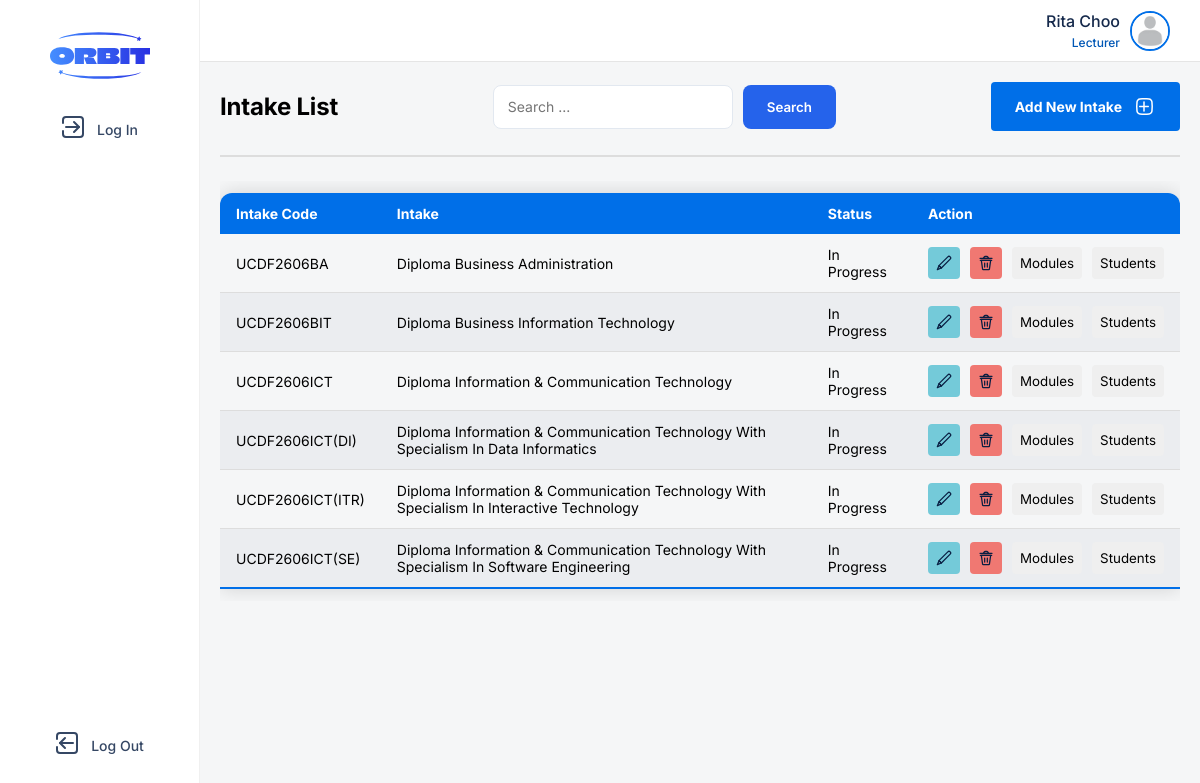
Screenshot of /client/src/pages/course-management/manage-intake.php (signed in) with the database file from the repository.
### tables this page shows
CREATE TABLE IF NOT EXISTS `user` (
  `user_id` int NOT NULL AUTO_INCREMENT,
  `name` varchar(255) NOT NULL,
  `password` varchar(255) NOT NULL,
  `email` varchar(50) NOT NULL,
  `phone` varchar(15) NOT NULL,
  `picture` varchar(50) DEFAULT NULL,
  `role` varchar(20) NOT NULL,
  PRIMARY KEY (`user_id`)
);

CREATE TABLE IF NOT EXISTS `intake` (
  `intake_id` varchar(20) NOT NULL,
  `course_id` varchar(10) NOT NULL,
  `name` varchar(255) NOT NULL,
  `start_date` date NOT NULL,
  `total_register` int NOT NULL,
  `status` varchar(15) NOT NULL,
  PRIMARY KEY (`intake_id`),
  KEY `course_id` (`course_id`)
);

### server/models/user.php (called while the page is built, shortened)
<?php
class User {
    private $connection;
    public function __construct($database) {
        $this->connection = $database;
    }
    public function getUser($userID):array {
        $result = [
            "error" => True,
            "id" => $userID,
            "name" => "",
            "password" => "",
            "email" => "",
            "phone" => "",
            "picture" => "",
            "role" => ""
        ];
        $sql = "SELECT * FROM user WHERE user_id = $userID;";
        $statement = mysqli_query($this->connection, $sql);
        $user = mysqli_fetch_array($statement);
        if ($user) {
            $result["error"] = False;
            $result["name"] = $user["name"];
            $result["password"] = $user["password"];
            $result["email"] = $user["email"];
            $result["phone"] = $user["phone"];
            $result["picture"] = $user["picture"];
            $result["role"] = $user["role"];
        }
        return $result;
    }
}
?>

### server/controllers/manage-user.php (called while the page is built, shortened)
<?php
require_once ROOT.MODELS.'/user.php';
class ManageUser {
    private $userEditor;
    private $lecturerEditor;
    public function __construct() {
        global $connect;
        $this->userEditor = new User($connect);
        $this->lecturerEditor = new Lecturer($connect);
    }
    public function get($id):array {
        $result = [
            "error" => True,
        ];
        $user = $this->userEditor->getUser($id);
        $result["error"] = $user["error"];
        if ($result["error"]) {
            return $result;
        } else {
            $result["userID"] = $user["id"];
            $result["name"] = $user["name"];
            $result["password"] = $user["password"];
            $result["email"] = $user["email"];
            $result["phone"] = $user["phone"];
            $result["picture"] = $user["picture"];
            $result["role"] = $user["role"];
            $role = $user["role"];
        }
        switch ($role) {
            case "Lecturer":
                $lecturer = $this->lecturerEditor->getLecturer($id);
                $result["error"] = $lecturer["error"];
                if (!$result["error"]) {
                    $result["lecturerID"] = $lecturer["lecturerID"];
                    $result["qualification"] = $lecturer["qualification"];
                    $result["status"] = $lecturer["status"];
                }
                break;
        }
        return $result;
    }
}
?>

### server/routes/user-management-route.php (called while the page is built, shortened)
<?php
require_once ROOT.CONTROLLERS.'/manage-user.php';
$manageUser = new ManageUser();
function getUser($id) {
    global $manageUser;
    $data = $manageUser->get($id);
    return $data;
}
?>

### server/controllers/manage-intake.php (called while the page is built, shortened)
<?php
class ManageIntake {
    private $connection;
    public function __construct() {
        global $connect;
        $this->connection = $connect;
    }
    public function getIntakeList($search) {
        $result = [];
        if ($search === "") {
            $sql = "SELECT * FROM intake;";
        } else {
            $sql = "SELECT * FROM intake WHERE name LIKE '%$search%';";
        }
        $statement = mysqli_query($this->connection, $sql);
        while ($intake = mysqli_fetch_array($statement)) {
            $result[] = [
                "intakeID" => $intake["intake_id"],
                "courseID" => $intake["course_id"],
                "name" => $intake["name"],
                "startDate" => $intake["start_date"],
                "totalRegister" => $intake["total_register"],
                "status" => $intake["status"]
            ];
        }
        return $result;
    }
}
?>

### server/routes/course-management-route.php (called while the page is built, shortened)
<?php
require_once ROOT . CONTROLLERS . '/manage-intake.php';
require_once ROOT . CONTROLLERS . '/manage-user.php';
$manageIntake = new ManageIntake();
function getIntakeList($search) {
    global $manageIntake;
    return $manageIntake->getIntakeList($search);
}
?>

### client/src/features/course-management/intake-component.php (the view, shortened to what this page needs)
<?php
function renderIntakeTable($intakeList)
{
?>
    <div class="table-container">
    <table class="users-table">
        <thead>
            <tr>
                <th>Intake Code</th>
                <th>Intake</th>
                <th>Status</th>
                <th>Action</th>
            </tr>
        </thead>
        <tbody>
            <?php foreach ($intakeList as $intake):
            ?>
                <tr>
                    <td><?php echo $intake['intakeID']; ?></td>
                    <td><?php echo $intake['name']; ?></td>
                    <td><?php echo $intake['status']; ?></td>
                    <td>
                        <form class="actions" method="post" action="<?php echo PAGES ?>/course-management/manage-intake.php">
                            <button class="action-btn" id="edit-btn" name="edit" type="submit">
                            </button>
                            <button class="action-btn" id="delete-btn" name="delete" type="submit">
                            </button>
                            <button type="button" class="action-btn" onclick="window.location.href='<?php echo PAGES; ?>/course-management/module-page.php?intake=<?php echo $intake['intakeID']; ?>'">
                                Modules
                            </button>
                            <button type="button" class="action-btn" onclick="window.location.href='<?php echo PAGES; ?>/course-management/student-page.php?intake=<?php echo $intake['intakeID']; ?>'">
                                Students
                            </button>
                        </form>
                    </td>
                </tr>
            <?php endforeach; ?>
        </tbody>
    </table>
    </div>
<?php
}
?>

### client/src/shared/navigation-bar/admin-nav-bar.php (shortened to what this page needs)
<?php
function renderNavItem($name, $iconFilename, $link, $pageId)
{
    $activeClass = (isset($_SESSION['currentPage']) && $_SESSION['currentPage'] == $pageId) ? 'active' : '';
    echo "<li class='nav-item {$activeClass}' id='{$pageId}'>";
    echo "<a href='{$link}'>";
    echo "<div class='icon'>";
    echo "</div>";
    echo "<span>{$name}</span>";
    echo "</a>";
    echo "</li>";
}
function renderNavBar()
{
    $userRole = $_SESSION['role'] ?? 'guest';
    echo '<div class="nav-bar">';
    echo '<div class="logo-wrapper">';
    echo '<img class="logo" src="' . ASSETS . '/icons/orbit-logo.svg" alt="Orbit Logo">';
    echo '</div>';
    echo '<div class="nav-wrapper">';
    echo '<ul class="nav-list">';
    switch ($userRole) {
        default:
            renderNavItem('Log In', 'login-square-icon.svg', PAGES . '/login/login-page.php', 'login');
            break;
    }
    echo '</ul>';
    echo '</div>';
    if ($userRole !== 'guest') {
        echo '<ul class="nav-list logout-section">';
        echo '</ul>';
    }
    echo '</div>';
}
function renderContentTopBar($name, $role, $profileImg = UPLOADS . '/default-profile.png') {
    echo '<div class="top-bar">';
    echo '<div class="profile" onClick="openModal(\'userProfileView\')">';
    echo '<div class="name-and-role">';
    echo '<span class="username">' . htmlspecialchars($name) . '</span>';
    echo '<span class="role">' . htmlspecialchars($role) . '</span>';
    echo '</div>';
    echo '<div class="profile-img-container">';
    echo '<img src="' . $profileImg . '" alt="Profile Image" class="profile-img">';
    echo '</div>';
    echo '</div>';
    echo '</div>';
}
?>

### client/src/styles/global.css (style rules this page uses)
*, *::before, *::after { margin: 0; padding: 0; box-sizing: border-box; font-family: "Inter", sans-serif; }

### client/src/styles/modal.css (style rules this page uses)
:root { --text-highlight: #007aff; --link-hover: #0057b5; --heading-2-color: #354764; --heading-color: #091e42; --id-bg-text: #dfe2e6; --id-text: #4a4a4b; --light-shadow: rgba(0, 0, 0, 0.1); --overlay-bg: rgba(0, 0, 0, 0.2); --profile-border: #007aff; }

### client/src/styles/admin-nav-bar.css (style rules this page uses)
.nav-bar { display: flex; position: sticky; top: 0px; left: 0px; flex-direction: column; align-items: center; height: 100vh; width: fit-content; min-width: 200px; padding: 32px 16px; background: white; border-right: 1px solid #f0f0f0; z-index: 999; }
.logo { width: 100px; height: auto; flex-shrink: 0; aspect-ratio: 135/64; }
.icon { width: 24px; height: auto; aspect-ratio: 1/1; }
.nav-wrapper { flex: 1; display: flex; flex-direction: column; margin-top: 24px; }
.nav-list { padding: 0; margin: 0; list-style: none; display: flex; flex-direction: column; gap: 8px; }
.nav-item { list-style: none; list-style-type: none; }
.nav-item a { display: flex; padding: 8px 12px; align-items: center; gap: 12px; align-self: stretch; border-radius: var(--Container-corner-radius, 4px); text-decoration: none; color: var(--Foundation-Neutral-N600, #354764); font-family: Inter; font-size: 14px; font-style: normal; font-weight: 500; line-height: 20px; transition: 0.1s; }

### client/src/styles/admin-top-bar.css (style rules this page uses)
body { background-color: #F5F6F7; }
.top-bar { position: fixed; top: 0; left: 0; width: 100%; height: 62px; display: flex; flex-direction: column; justify-content: center; padding: 0px 20px; align-items: flex-end; gap: 20px; border-bottom: 0.5px solid rgba(0, 0, 0, 0.1); background: #fff; }
.profile { display: flex; flex-direction: row; align-items: center; justify-content: flex-end; padding: 10px; gap: 10px; cursor: pointer; border-radius: 4px; transition: 0.2s ease; }
.profile-img-container { width: 40px; height: 40px; flex-shrink: 0; }
.profile-img { width: 100%; height: 100%; border-radius: 50%; object-fit: cover; border: 2px solid var(--Foundation-Blue-blue-600, #006fe8); }
.name-and-role { display: flex; flex-direction: column; align-items: flex-end; gap: 4px; }
.username { color: var(--Foundation-Neutral-N800, #15294b); text-align: center; font-family: Inter; font-size: 16px; font-style: normal; font-weight: 500; line-height: normal; }
.role { color: var(--Foundation-Blue-blue-700, #0057b5); text-align: center; font-family: Inter; font-size: 12px; font-style: normal; font-weight: 500; line-height: normal; }

### client/src/styles/manage-users.css (style rules this page uses)
.table-container { align-self: stretch; max-height: 70vh; overflow: auto; }
.users-table { width: 100%; margin: 12px 0; min-width: 600px; border-collapse: collapse; border-radius: 12px 12px 0 0; overflow: hidden; box-shadow: 0 0 20px rgba(0, 0, 0, 0.15); }
.users-table thead tr { background: #006fe8; color: white; display: table-row; font-weight: bold; text-align: left; font-size: 0.875rem; font-weight: 600; }
.users-table th, .users-table td { padding: 12px 16px; text-align: left; }
.users-table td { vertical-align: middle; font-size: 0.875rem; font-weight: 400; }
.users-table tbody tr { border-bottom: 1px solid #ddd; transition: 0.2s ease-out; }
.users-table tbody tr:nth-of-type(even) { background-color: #ebedf0; }
.users-table tbody tr:last-of-type { border-bottom: 2px solid #006fe8; }
.actions { display: flex; align-items: center; gap: 10px; flex-shrink: 0; }
.action-btn { border: none; border-radius: 4px; display: flex; padding: 8px; align-items: center; gap: 10px; transition: 0.2s ease-out; }
#delete-btn { background: var(--Foundation-Red-red-300, #f07872); }
#edit-btn { background: var(--Foundation-Teal-teal-300, #74cad9); }

### client/src/styles/form.css (style rules this page uses)
:root { --primary-blue: #2563eb; --bg-subtle: rgba(245, 246, 247, 0.8); --border-color: #e2e8f0; --text-main: #1e293b; --text-muted: #64748b; }

### rows the page displays
user: role "Lecturer"
intake: intake_id "UCDF2606BA", name "Diploma Business Administration", status "In Progress"
intake: intake_id "UCDF2606BIT", name "Diploma Business Information Technology", status "In Progress"
intake: intake_id "UCDF2606ICT", name "Diploma Information & Communication Technology", status "In Progress"
intake: intake_id "UCDF2606ICT(DI)", name "Diploma Information & Communication Technology With Specialism In Data Informatics", status "In Progress"
intake: intake_id "UCDF2606ICT(ITR)", name "Diploma Information & Communication Technology With Specialism In Interactive Technology", status "In Progress"
intake: intake_id "UCDF2606ICT(SE)", name "Diploma Information & Communication Technology With Specialism In Software Engineering", status "In Progress"

### other values shown
$name "Log In Log Out"
$name "Rita Choo"
